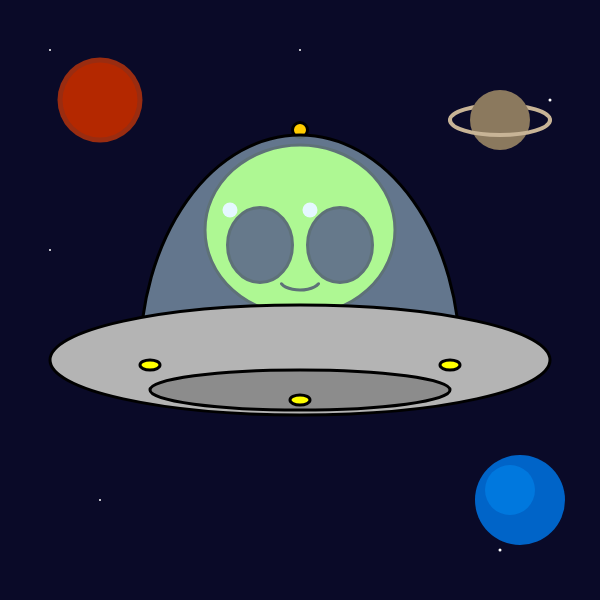
Frame 1 (no input)
Frame 60 (no input): identical to frame 1, image omitted
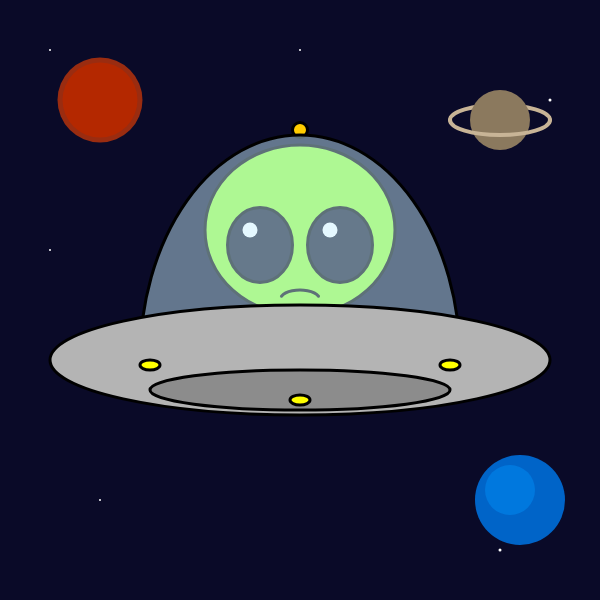
Frame 120 (the mouse pressed at the canvas centre since frame 60)

The p5.js sketch that drew these frames (run headless with seeded random() and noise() and a simulated clock; from frame 60 on, the mouse is pressed at the canvas centre):

// p5.js sketch
// ── sketch.js
let isHappy = true; 

function setup() {
createCanvas(600, 600); //canvas is set to resolution 600 by 600 pixels
}

function draw() {
background(10, 10, 40);

// STARS
fill(255);
noStroke();
ellipse(50, 50, 2, 2);
ellipse(550, 100, 3, 3);
ellipse(100, 500, 2, 2);
ellipse(500, 550, 3, 3);
ellipse(300, 50, 2, 2);
ellipse(50, 250, 2, 2);

//         PLANETS
  
// Saturn like Planet
push();
noFill();
stroke(200, 180, 150);
strokeWeight(4);
arc(500, 120, 100, 30, PI, TWO_PI); // Back ring
noStroke();
fill(139, 121, 94);
ellipse(500, 120, 60, 60); // Planet
noFill();
stroke(200, 180, 150);
strokeWeight(4);
arc(500, 120, 100, 30, 0, PI); // Front ring
pop();

// Big Glowing Red Planet
fill(255, 69, 0, 150); //
ellipse(100, 100, 85, 85);
fill(180, 40, 0); //
ellipse(100, 100, 75, 75);

// Large Blue Planet
fill(0, 100, 200);
ellipse(520, 500, 90, 90);
fill(0, 150, 255, 100); // 
ellipse(510, 490, 50, 50);

//              ALIEN
stroke(0);
strokeWeight(3);
  
fill(255, 204, 0);
ellipse(300, 130, 15, 15);

fill(150, 255, 50);
ellipse(300, 320, 50, 70); 
ellipse(275, 315, 15, 35); 
ellipse(325, 315, 15, 35); 

ellipse(285, 350, 18, 30); 
ellipse(315, 350, 18, 30);

//              Head
ellipse(300, 230, 190, 170);

//              Eye Sockets
fill(15, 15, 35); 
ellipse(260, 245, 65, 75); 
ellipse(340, 245, 65, 75);
  
//              Eyes follow mouse
push(); 
translate(map(mouseX, 0, width, -20, 20), map(mouseY, 0, height, -20, 20));
fill(255);
noStroke();
ellipse(250, 230, 15, 15);
ellipse(330, 230, 15, 15);
pop(); 

//              Click for Happy/Sad face
stroke(0);
noFill();
if (isHappy) {
arc(300, 280, 40, 20, 0.2, PI - 0.2); // Happy
} else {
arc(300, 300, 40, 20, PI + 0.2, TWO_PI - 0.2); // Sad
}
  
// Glass Dome
fill(200, 240, 255, 120);
stroke(0);
arc(300, 360, 320, 450, PI, TWO_PI);

// Spaceship Base
fill(180);
ellipse(300, 360, 500, 110);
fill(140);
ellipse(300, 390, 300, 40);

// Lights
fill(255, 255, 0);
ellipse(150, 365, 20, 10);
ellipse(300, 400, 20, 10);
ellipse(450, 365, 20, 10);
}

function mousePressed() {
isHappy = !isHappy; 
}
